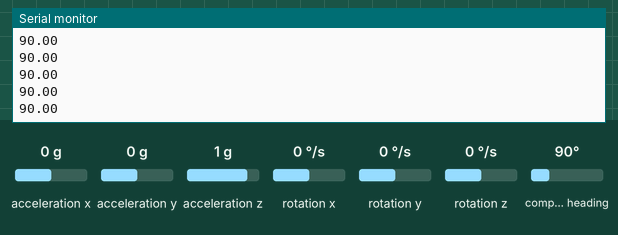
Recording of a sketch running on a simulated Arduino Uno, built with avr-gcc and run on an emulated ATmega328P. Shown: the last lines printed to the serial monitor. The inputs (shaded band) are chosen by the test bench; at power-on: compass heading 90°, acceleration x 0 g, acceleration y 0 g, acceleration z 1 g, rotation x 0 °/s, rotation y 0 °/s, rotation z 0 °/s. The ROS host is connected and sends only what is stated.

Above: at 8.2 s.
8.3 s: compass heading set to 7°
At 8.62 s:
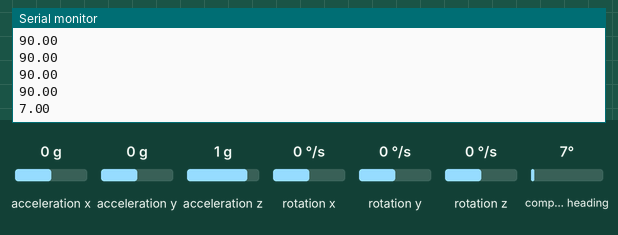
9.8 s: compass heading set to 180°
At 9.89 s:
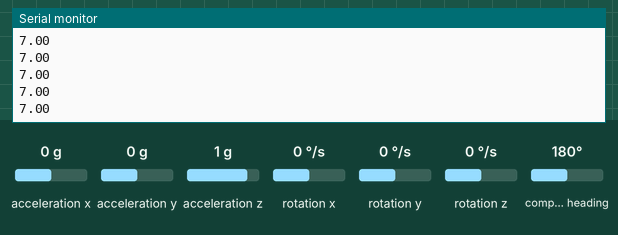
Timing chart, 0 to 12.8 s (numbered marks = the images above; inputs shaded):
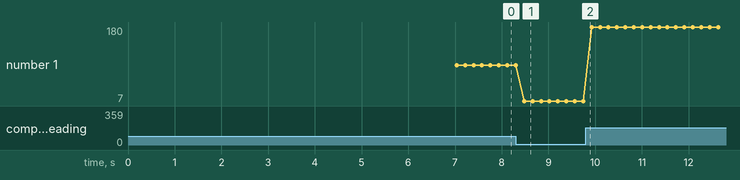

Measured:
- after the input at 8.3 s, the serial monitor: prints a new line after 0.18 s (image 1)
- plotted number 1: 90 → 7 after the input at 8.3 s, 7 → 180 after the input at 9.8 s

The sketch:

step_2_imu_data.ino
```cpp
#include "MPU9250.h"
#include <ros.h>
#include <std_msgs/Float32.h>
ros::NodeHandle  nh;
MPU9250 mpu;

std_msgs::Float32 str_msg;
ros::Publisher chatter("imu_data", &str_msg);
void setup() {
    Serial.begin(9600);
    Wire.begin();
    delay(2000);
    nh.getHardware()->setBaud(9600);
    nh.initNode();
    nh.advertise(chatter);
    if (!mpu.setup(0x68)) {  // change to your own address
        while (1) {
            delay(5000);
        }
    }

    delay(5000);
    mpu.calibrateMag();
    mpu.verbose(false);
}

void loop() {
    if (mpu.update()) {
        static uint32_t prev_ms = millis();
        if (millis() > prev_ms + 25) {
            //print_roll_pitch_yaw();
            str_msg.data = mpu.getYaw();
            Serial.println(str_msg.data);
            chatter.publish( &str_msg );
            nh.spinOnce();
            delay(150);
            prev_ms = millis();
        }
    }
}
```
